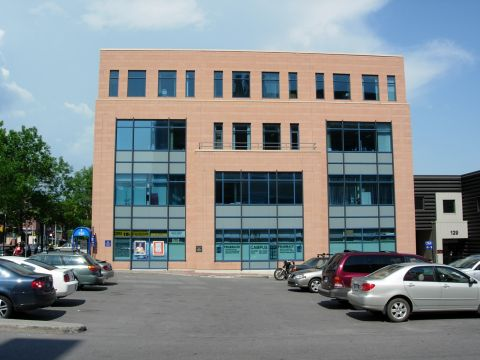
//> input picture Chapter_05/mprpho2/building.jpg, 480 x 360 px
$ ./morpho2   (built with g++ and OpenCV 4)
//> lines starting //> are read from the running program, lines starting //| are printed output that depends on the picture; after the words box and inside, x2 and y2 are one past the last pixel; in counts of white or black regions, pixels touching at a corner belong together
### Chapter_05/mprpho2/morphoFeatures.hpp
#ifndef MORPHOFEATURES_HPP
#define MORPHOFEATURES_HPP

class MorphoFeatures
{
private:
    int threshold;
    cv::Mat cross;
    cv::Mat diamond;
    cv::Mat square;
    cv::Mat x;

    void applyThreshold(cv::Mat& result)
    {
        if(threshold>0)
            cv::threshold(result,result,threshold,255,cv::THRESH_BINARY_INV);

    }
public:
    MorphoFeatures() :threshold(-1),cross(5,5,CV_8U,cv::Scalar(0)),
                                                        diamond(5,5,CV_8U,cv::Scalar(1)),
                                                        square(5,5,CV_8U,cv::Scalar(1)),
                                                        x(5,5,CV_8U,cv::Scalar(0))
    {
        //创建十字形元素
        for(int i=0;i<5;i++)
        {
            cross.at<uchar>(2,i) =1;
            cross.at<uchar>(i,2) =1;
        }
        //创建菱形元素
        diamond.at<uchar>(0,0) =0;
        diamond.at<uchar>(0,1) =0;
        diamond.at<uchar>(1,0) =0;
        diamond.at<uchar>(4,4) =0;
        diamond.at<uchar>(3,4) =0;
        diamond.at<uchar>(4,3) =0;
        diamond.at<uchar>(4,0) =0;
        diamond.at<uchar>(4,1) =0;
        diamond.at<uchar>(3,0) =0;
        diamond.at<uchar>(0,4) =0;
        diamond.at<uchar>(0,3) =0;
        diamond.at<uchar>(1,4) =0;

        //创建X形元素
        for(int i =0;i<5;i++)
        {
            x.at<uchar>(i,i) =1;
            x.at<uchar>(4-i,i) =1;
        }
    }

    void setThreshold(int t)
    {
        threshold =t;
    }

    // [4 lines left out: function getThreshold, not called in this run]

    cv::Mat getEdges(const cv::Mat& image)
    {
        cv::Mat result;
        //得到梯度图
        cv::morphologyEx(image,result,cv::MORPH_GRADIENT,cv::Mat());
        //阈值化得到2值图像
        applyThreshold(result);
//> in applyThreshold, `cv::threshold(result,result,threshold,255,cv::THRESH_BINARY_INV);`:
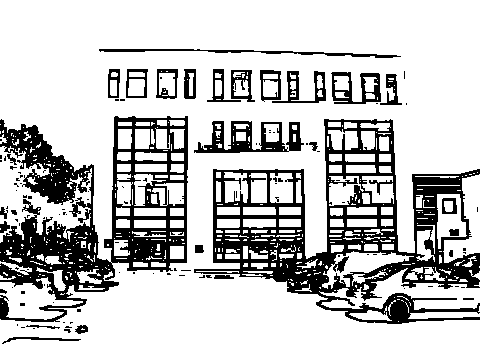
//> result: 360 rows x 480 cols, CV_8UC1; 77.1% white; 116 black regions (87 under 20 px), largest, box (x1, y1, x2, y2) and area: (194, 119, 480, 324) 17390, (0, 116, 188, 322) 14865, (194, 121, 304, 153) 1672

        return result;
    }

    cv::Mat getCorners(const cv::Mat& image)
    {
        cv::Mat result;
        //十字形膨胀
        cv::dilate(image,result,cross);
        //菱形腐蚀
        cv::erode(result,result,diamond);

        cv::Mat result2;
        //X形膨胀
        cv::dilate(image,result2,x);
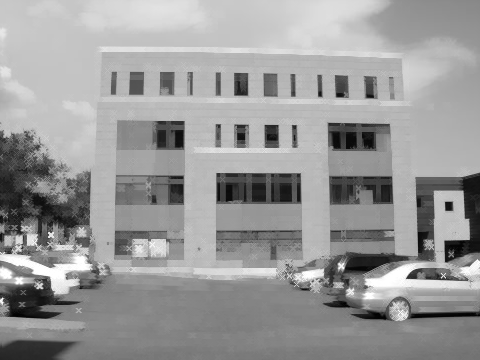
//> result2: 360 rows x 480 cols, CV_8UC1; min 1, max 255, mean 153.1
        //方形腐蚀
        cv::erode(result2,result2,square);
//> square = [[1, 1, 1, 1, 1], [1, 1, 1, 1, 1], [1, 1, 1, 1, 1], [1, 1, 1, 1, 1], [1, 1, 1, 1, 1]]
        //通过对两张图片做差值得到角点图像
        cv::absdiff(result2,result,result);
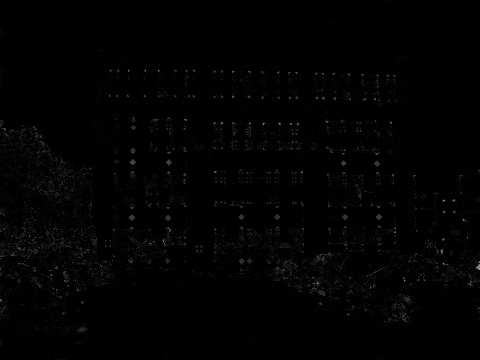
//> result: 360 rows x 480 cols, CV_8UC1; min 0, max 148, mean 2.4
        //阈值化以得到2值图像
        applyThreshold(result);

        return result;
    }

    void drawOnImage(const cv::Mat& binary,cv::Mat& image)
    {
        cv::Mat_<uchar>::const_iterator it = binary.begin<uchar>();
        cv::Mat_<uchar>::const_iterator itend = binary.end<uchar>();
        //遍历每个像素
        for(int i=0;it!=itend;++it,++i)
        {
            if(!*it)
                cv::circle(image,cv::Point(i%image.step,i/image.step),5,cv::Scalar(255,0,0));
        }
    }

};
#endif

### Chapter_05/mprpho2/morpho2.cpp
//检测边缘和角点
//有各种膨胀和腐蚀
#include<opencv2/core.hpp>
#include<opencv2/imgproc/imgproc.hpp>
#include<opencv2/highgui/highgui.hpp>

#include "morphoFeatures.hpp"

int main()
{
    cv::Mat image = cv::imread("../building.jpg",0);
    if(!image.data)
        return 0;
    cv::namedWindow("Image");
    cv::imshow("Image",image);
    MorphoFeatures morpho;
    morpho.setThreshold(40);

    cv::Mat edges;
    edges = morpho.getEdges(image);

    cv::namedWindow("Edge Image");
    cv::imshow("Edge Image",edges);

    morpho.setThreshold(-1);
    cv::Mat corners;
    corners = morpho.getCorners(image);
    cv::morphologyEx(corners,corners,cv::MORPH_TOPHAT,cv::Mat());
    cv::threshold(corners,corners,40,255,cv::THRESH_BINARY_INV);
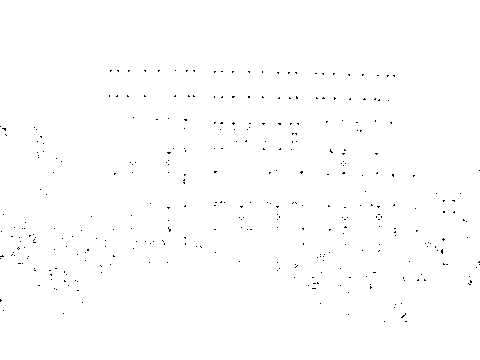
//> corners: 360 rows x 480 cols, CV_8UC1; 99.6% white; black in thin lines or dots, all inside (x1, y1, x2, y2) = (0, 70, 480, 322)
    cv::namedWindow("corner Image");
    cv::imshow("corner Image",corners);
    //在2值图像的每个检测点上绘制一个圆
    morpho.drawOnImage(corners,image);
//> after the loop in drawOnImage, `for(int i=0;it!=itend;++it,++i)`:
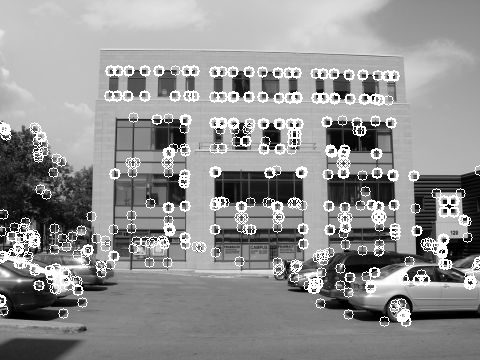
//> image: 360 rows x 480 cols, CV_8UC1; min 0, max 255, mean 145.4
    cv::namedWindow("corners on image");
    cv::imshow("corners on image",image);
//----------------------------------------------------------------
    image = cv::imread("../church01.jpg",0);
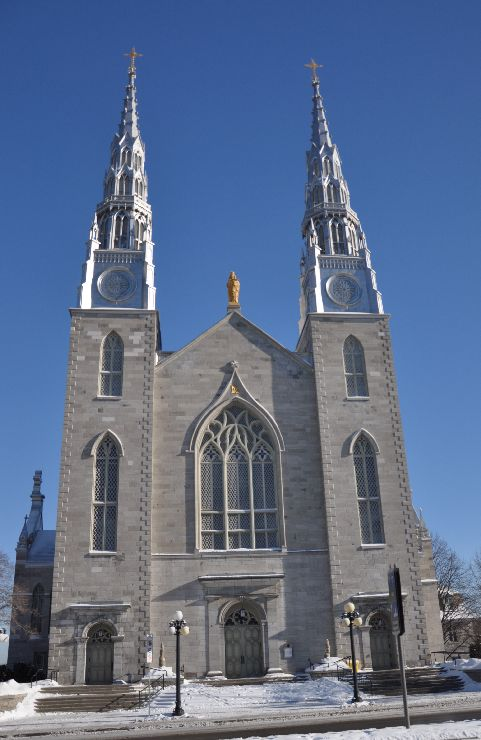
//> input picture Chapter_05/mprpho2/church01.jpg, 481 x 740 px
//> image: 740 rows x 481 cols, CV_8UC1; min 0, max 255, mean 108.3
    cv::namedWindow("Square Image");
    cv::imshow("Square Image",image);

    cv::Mat cross(5,5,CV_8U,cv::Scalar(0));
    //创建十字形元素
    for(int i= 0;i<5;i++)
    {
        cross.at<uchar>(2,i) =1;
        cross.at<uchar>(i,2) =1;
    }

    cv::Mat result;
    //十字形膨胀
    cv::dilate(image,result,cross);
//> result: 740 rows x 481 cols, CV_8UC1

    cv::namedWindow("Dilated square with cross");
    cv::imshow("Dilated square with cross",result);
    //创建菱形元素
    cv::Mat diamond(5,5,CV_8U,cv::Scalar(1));
    diamond.at<uchar>(0,0) =0;
    diamond.at<uchar>(0,1) =0;
    diamond.at<uchar>(1,0) = 0;
    diamond.at<uchar>(4,4) = 0;
    diamond.at<uchar>(3,4) = 0;
    diamond.at<uchar>(4,3) = 0;
    diamond.at<uchar>(4,0) = 0;
    diamond.at<uchar>(4,1) = 0;
    diamond.at<uchar>(3,0) = 0;
    diamond.at<uchar>(0,4) = 0;
    diamond.at<uchar>(0,3) = 0;
    diamond.at<uchar>(1,4) = 0;

    cv::Mat result2;
    //菱形腐蚀
    cv::erode(result,result2,diamond);
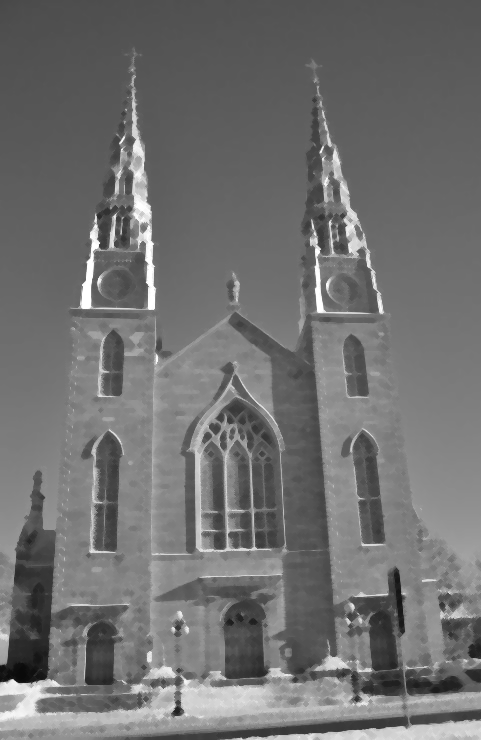
//> result2: 740 rows x 481 cols, CV_8UC1; min 10, max 255, mean 112
    //diamod
    cv::namedWindow("Eroded square with diamod");
    cv::imshow("Eroded square with diamod",result2);
//----------------------------------------------------
    //以下不知道是什么玩意？？？？？？？
    cv::Mat final(100,300,CV_8U);
    cv::Mat window = final(cv::Rect(0,0,100,100));
    image.copyTo(window);

    window = final(cv::Rect(100,0,100,100));
    result.copyTo(window);

    window = final(cv::Rect(200,0,100,100));
    result2.copyTo(window);

    cv::namedWindow("Combined");
    cv::imshow("Combined",final);
    cv::imwrite("suqare.bmp",final);
//=========================================================
    cv::waitKey();
    return 0;
}
